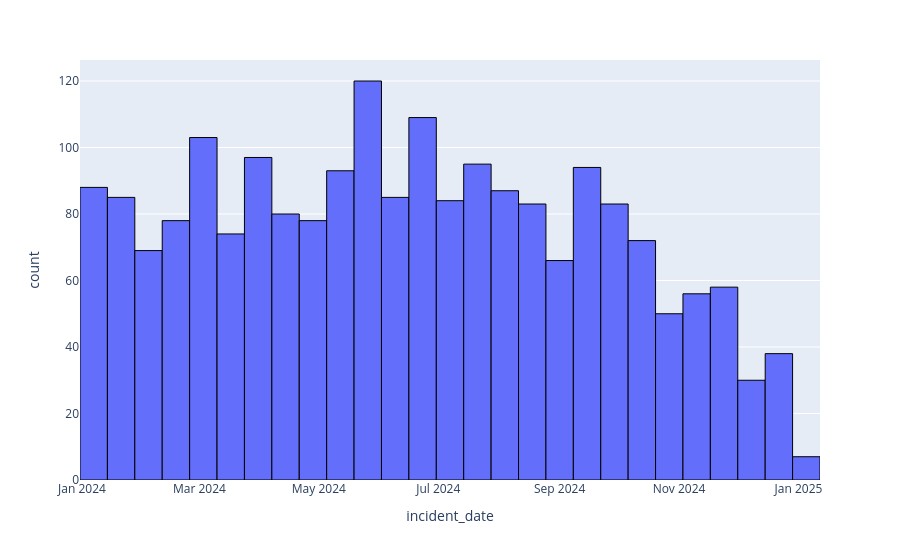
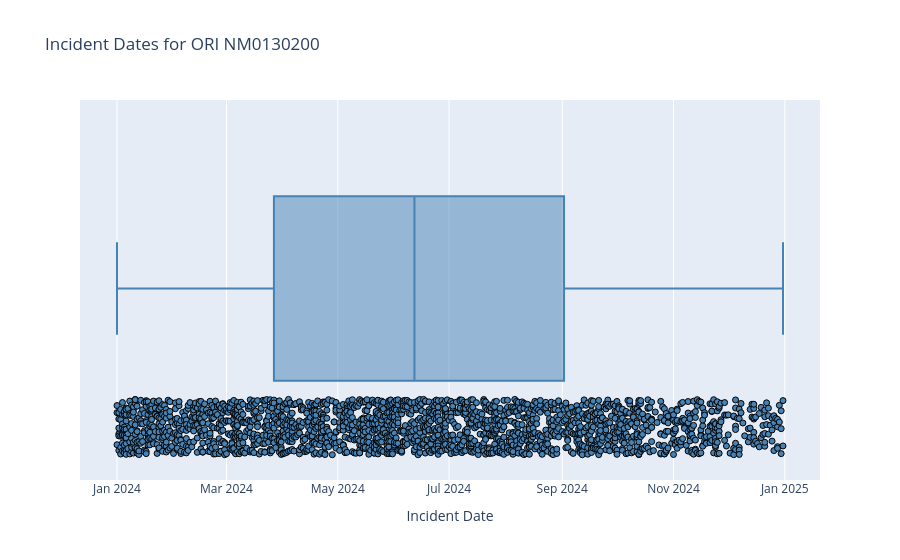

Notebook source saved alongside these figures, in order:
### Markdown cell above
### NM0130200
Hobbs Police Department

largeish city in NM

### Code cell
ori_graphing("NM0130200", small=False)

### Figure 1 — Plotly figure (JSON) as saved in the notebook; plotly's stock layout.template omitted (floating-point values rounded to 4 significant figures; data arrays with more than 128 entries replaced by an {"elided": "..."} marker saying what was removed)
{"data": [{"bingroup": "x", "hovertemplate": "incident_date=%{x}<br>count=%{y}<extra></extra>", "legendgroup": "", "marker": {"color": "#636efa", "line": {"color": "black", "width": 1}, "pattern": {"shape": ""}}, "name": "", "orientation": "v", "showlegend": false, "type": "histogram", "x": {"elided": "2062 str values"}, "xaxis": "x", "yaxis": "y"}], "layout": {"barmode": "relative", "legend": {"tracegroupgap": 0}, "margin": {"t": 60}, "xaxis": {"anchor": "y", "domain": [0, 1], "title": {"text": "incident_date"}}, "yaxis": {"anchor": "x", "domain": [0, 1], "title": {"text": "count"}}}}

### Figure 2 — Plotly figure (JSON) as saved in the notebook; plotly's stock layout.template omitted (floating-point values rounded to 4 significant figures; data arrays with more than 128 entries replaced by an {"elided": "..."} marker saying what was removed)
{"data": [{"alignmentgroup": "True", "boxpoints": "all", "hovertemplate": "incident_date=%{x}<extra></extra>", "legendgroup": "", "marker": {"color": "steelblue", "line": {"color": "black", "width": 1}}, "name": "", "notched": false, "offsetgroup": "", "orientation": "h", "showlegend": false, "type": "box", "x": {"elided": "2062 str values"}, "x0": " ", "xaxis": "x", "y0": " ", "yaxis": "y"}], "layout": {"boxmode": "group", "legend": {"tracegroupgap": 0}, "title": {"text": "Incident Dates for ORI NM0130200"}, "xaxis": {"anchor": "y", "domain": [0, 1], "title": {"text": "Incident Date"}}, "yaxis": {"anchor": "x", "domain": [0, 1], "title": {}}}}
